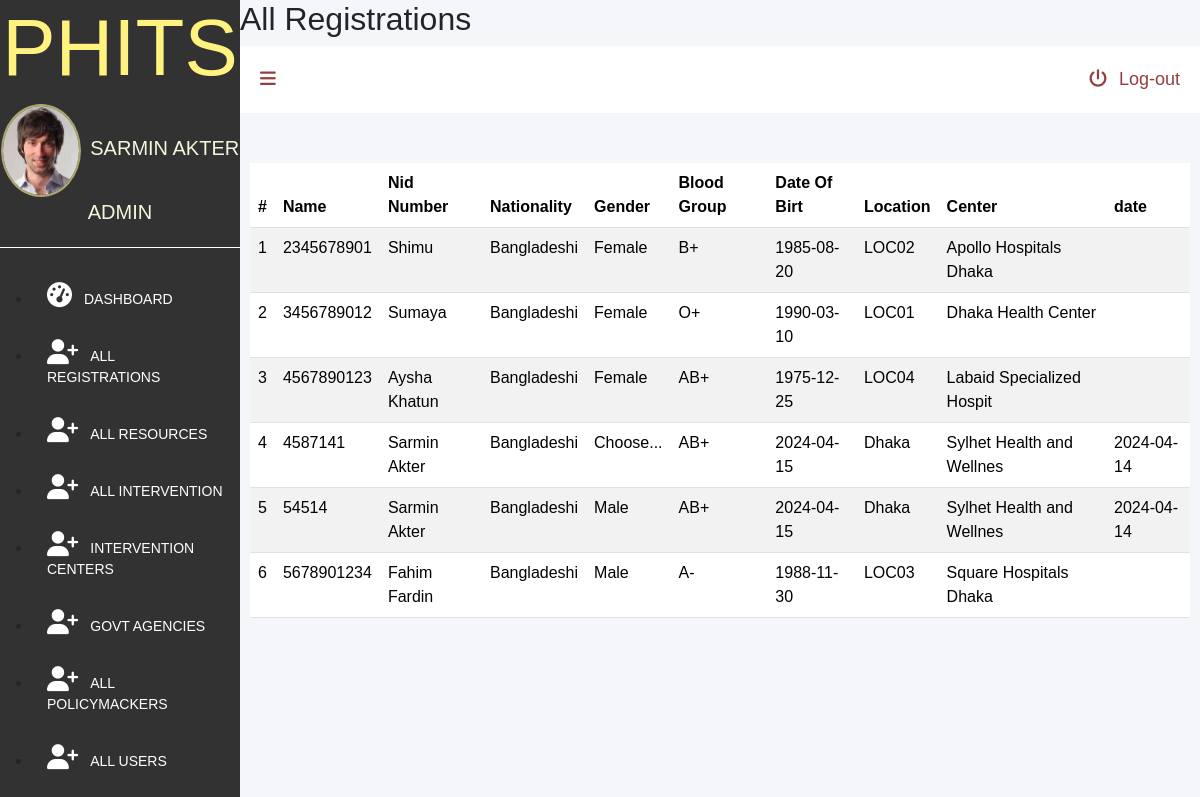
/admin/reg-users.php (signed in), run on the app's committed database.
### tables this page shows
CREATE TABLE `users`  (
  `userId` int(11) NOT NULL AUTO_INCREMENT,
  `name` varchar(255) NULL DEFAULT NULL,
  `username` varchar(255) NULL DEFAULT NULL,
  `role` varchar(255) NULL DEFAULT NULL,
  `password` varchar(255) NULL DEFAULT NULL,
  `email` varchar(255) NULL DEFAULT NULL,
  PRIMARY KEY (`userId`) USING BTREE
);

CREATE TABLE `public_t`  (
  `NIDNumber` char(10) NOT NULL,
  `FullName` varchar(255) NULL DEFAULT NULL,
  `nationality` varchar(30) NULL DEFAULT NULL,
  `gender` varchar(10) NULL DEFAULT NULL,
  `bloodGroup` varchar(3) NULL DEFAULT NULL,
  `dateOfBirth` date NULL DEFAULT NULL,
  `location` varchar(5) NULL DEFAULT NULL,
  `centerID` char(5) NULL DEFAULT NULL,
  `area` varchar(255) NULL DEFAULT NULL,
  `type` varchar(255) NULL DEFAULT NULL,
  `interventionID` varchar(100) NULL DEFAULT NULL,
  `interventionDate` date NULL DEFAULT NULL,
  `interventionMonth` varchar(255) NULL DEFAULT NULL,
  `interventionYear` varchar(255) NULL DEFAULT NULL,
  PRIMARY KEY (`NIDNumber`) USING BTREE,
  INDEX `Public_FK1`(`location`) USING BTREE,
  INDEX `Public_FK2`(`centerID`) USING BTREE,
  INDEX `Public_FK3`(`interventionID`) USING BTREE
);

CREATE TABLE `interventioncentre_t`  (
  `centerID` char(5) NOT NULL,
  `centreName` varchar(25) NOT NULL,
  `centreEmail` varchar(25) NULL DEFAULT NULL,
  `centreContact` varchar(13) NULL DEFAULT NULL,
  `centreType` varchar(255) NULL DEFAULT NULL,
  `area` varchar(255) NULL DEFAULT NULL,
  `password` varchar(255) NULL DEFAULT NULL,
  `role` varchar(255) NULL DEFAULT NULL,
  PRIMARY KEY (`centerID`) USING BTREE
);

### admin/reg-users.php (the view, shortened to what this page needs)
<?php
  require_once '../lib/database.php';
 ?>
<!DOCTYPE html>
<html lang="en">
<head>
    <link href="https://cdn.jsdelivr.net/npm/bootstrap@5.3.3/dist/css/bootstrap.min.css" rel="stylesheet">
    <link rel="stylesheet" href="dashboard.css">
</head>
<body>
<div id="dashboardMainContainer">
    <?php include('partials/sidebar.php')?>
    <div class="dashboard_content_container" id="dashboard_content_container">
      <h2>All Registrations</h2>
        <?php include('partials/topnav.php')?>
        <div class="dashboard_content">
            <table class="table table-striped">
              <thead>
                  <tr>
                      <th>#</th>
                      <th>Name</th>
                      <th>Nid Number</th>
                      <th>Nationality</th>
                      <th>Gender</th>
                      <th>Blood Group</th>
                      <th>Date Of Birt</th>
                      <th>Location</th>
                      <th>Center</th>
                      <th>date</th>
                  </tr>
              </thead>
              <tbody>
                <?php
                  $sql = "SELECT
                          `interventioncentre_t`.centreName,
                          public_t.*
                        FROM
                        public_t
                          INNER JOIN
                          interventioncentre_t
                          ON
                            `public_t`.centerID = `interventioncentre_t`.centerID";
                  $result = $conn->query($sql);
                  if ($result->num_rows > 0) {
                    $i = 0;
                    while($row = $result->fetch_assoc()) {
                    $i++;
                    ?>
                    <tr>
                      <td><?php echo $i; ?></td>
                      <td><?=$row["NIDNumber"]; ?></td>
                      <td><?=$row["FullName"]; ?></td>
                      <td><?=$row["nationality"]; ?></td>
                      <td><?=$row["gender"]; ?></td>
                      <td><?=$row["bloodGroup"]; ?></td>
                      <td><?=$row["dateOfBirth"]; ?></td>
                      <td><?=$row["location"]; ?></td>
                      <td><?=$row["centreName"]; ?></td>
                      <td><?=$row["interventionDate"]; ?></td>
                    </tr>
                    <?php
                    }
                  } else {
                      echo "0 results";
                  }
                 ?>
              </tbody>
            </table>
        </div>
       </div>
    </div>
</body>
</html>

### admin/partials/sidebar.php (shortened to what this page needs)
<?php
require_once '../lib/database.php';
if(isset($_SESSION['userId'])) {
    $userId = $_SESSION['userId'];
    $ustmt = $conn->prepare("SELECT * FROM `users` WHERE userId = ?");
    $ustmt->bind_param("s", $userId);
    $ustmt->execute();
    $allUsersResult = $ustmt->get_result();
    $allUsers = $allUsersResult->fetch_all(MYSQLI_ASSOC)[0];
} else {
    header("Location: index.php");
    exit();
}
?>
<div class="dashboard_sidebar" id="dashboard_sidebar">
            <h3 class="dashboard_logo" id="dashboard_logo">PHITS</h3>
             <div class="dashboard_sidebar_user" >
              <img src="userimage.jpg" alt="User image."  id="userimage">
              <?php
                    $userName = "";
                    $role = "";
                    if (isset($allUsers["name"])) {
                        $userName = $allUsers["name"];
                        $role = $allUsers["role"];
                    }elseif (isset($allPolicymakers["policymakerName"])) {
                       $userName =$allPolicymakers["policymakerName"];
                       $role =$allPolicymakers["role"];
                    }elseif (isset($allIntervention["centreName"])) {
                       $userName =$allIntervention["centreName"];
                       $role =$allIntervention["role"];
                    }elseif (isset($allAgencies["agencyName"])) {
                        $userName =$allAgencies["agencyName"];
                        $role = "Govt Agency";
                     }
                ?>
              <span>
                <?=$userName;?>
               </span>
               <span>
                   <?=$role;?>
               </span>
            </div>
            <div class="dashboard_sidebar_menus">
                <ul class="dashboard_menus_lists" >
                    <li >
                        <a href="./dashboard.php" ><i class="fa fa-dashboard"></i><span class="menuText">Dashboard</span></a>
                    </li>
                    <?php
                    if ((isset($allUsers['role']) && $allUsers['role'] == 'admin')) {
                    ?>
                    <li >
                        <a href="reg-users.php" ><i class="fa fa-user-plus"></i><span class="menuText">All Registrations</span></a>
                    </li>
                    <?php
                    }
                        if ((isset($allUsers['role']) && $allUsers['role'] == 'admin') || (isset($allIntervention['role']) && $allIntervention['role'] == 'intervention') || (isset($allPolicymakers['role']) && $allPolicymakers['role'] == 'policymaker') || (isset($allAgencies['role']) && $allAgencies['role'] == 'ageny')) {
                     ?>
                    <li>
                        <a href="all-resources.php" ><i class="fa fa-user-plus"></i><span class="menuText">All Resources</span></a>
                    </li>
                    <li>
                        <a href="all-intervention.php" ><i class="fa fa-user-plus"></i><span class="menuText">All Intervention</span></a>
                    </li>
                    <li>
                       <a href="intervention-centers.php" ><i class="fa fa-user-plus"></i><span class="menuText">Intervention Centers</span></a>
                    </li>
                    <li>
                       <a href="gov-agencies.php" ><i class="fa fa-user-plus"></i><span class="menuText">Govt Agencies</span></a>
                    </li>
                    <?php
                    }
                        if ((isset($allUsers['role']) && $allUsers['role'] == 'admin') || (isset($allPolicymakers['role']) && $allPolicymakers['role'] == 'policymaker')) {
                     ?>
                    <li>
                        <a href="policymacker.php" ><i class="fa fa-user-plus"></i><span class="menuText">All Policymackers</span></a>
                    </li>
                    <?php
                    }
                        if ((isset($allUsers['role']) && $allUsers['role'] == 'admin')) {
                     ?>
                     <li>
                         <a href="all-users.php" ><i class="fa fa-user-plus"></i><span class="menuText">All Users</span></a>
                    </li>
                    <?php } ?>
                </ul>
            </div>
        </div>

### admin/dashboard.css (style rules this page uses)
* { font-family: 'Poppins', sans-serif; margin:0; padding:0; box-sizing: border-box; outline: none; text-decoration: none; }
#dashboardMainContainer { display: flex; flex-direction: row; }
div.dashboard_sidebar { width:20%; background: #323232; height:150vh ; }
div.dashboard_content_container { width:80%; background: #f4f6f9; }
h3.dashboard_logo { color: #fff27f; font-size: 80px; text-align: center; }
div.dashboard_sidebar_user { text-align:center; position: relative; padding-bottom:20px ; border-bottom: 1px solid #fff }
div.dashboard_sidebar_user img { width:80px; display: inline-block; border-radius: 50%; border:2px solid #aea76b; margin-right: 5px; vertical-align: middle; }
div.dashboard_sidebar_user span { top: 20%; font-size: 20px; text-transform:uppercase; color:beige; display: inline-block; }
ul.dashboard_menus_lists { margin-top: 20px; }
ul.dashboard_menus_lists li { padding: 15px 15px; text-transform: uppercase; }
ul.dashboard_menus_lists li a { text-decoration: none; color: #fff; font-size: 14px; display: block; }
ul.dashboard_menus_lists li a i { font-size: 25px; }
.fa { padding-right: 12px; }
div.dashboard_content { padding: 50px 10px 10px 10px; }

### data on the page
users: name "SARMIN AKTER", role "ADMIN"
public_t: NIDNumber "2345678901", FullName "Shimu", nationality "Bangladeshi", gender "Female", bloodGroup "B+", dateOfBirth "1985-08-20", location "LOC02", centerID.centreName "Apollo Hospitals Dhaka"
public_t: NIDNumber "3456789012", FullName "Sumaya", nationality "Bangladeshi", gender "Female", bloodGroup "O+", dateOfBirth "1990-03-10", location "LOC01", centerID.centreName "Dhaka Health Center"
public_t: NIDNumber "4567890123", FullName "Aysha Khatun", nationality "Bangladeshi", gender "Female", bloodGroup "AB+", dateOfBirth "1975-12-25", location "LOC04", centerID.centreName "Labaid Specialized Hospit"
public_t: NIDNumber "4587141", FullName "Sarmin Akter", nationality "Bangladeshi", gender "Choose...", bloodGroup "AB+", dateOfBirth "2024-04-15", location "Dhaka", centerID.centreName "Sylhet Health and Wellnes", interventionDate "2024-04-14"
public_t: NIDNumber "54514", FullName "Sarmin Akter", nationality "Bangladeshi", gender "Male", bloodGroup "AB+", dateOfBirth "2024-04-15", location "Dhaka", centerID.centreName "Sylhet Health and Wellnes", interventionDate "2024-04-14"
public_t: NIDNumber "5678901234", FullName "Fahim Fardin", nationality "Bangladeshi", gender "Male", bloodGroup "A-", dateOfBirth "1988-11-30", location "LOC03", centerID.centreName "Square Hospitals Dhaka"
